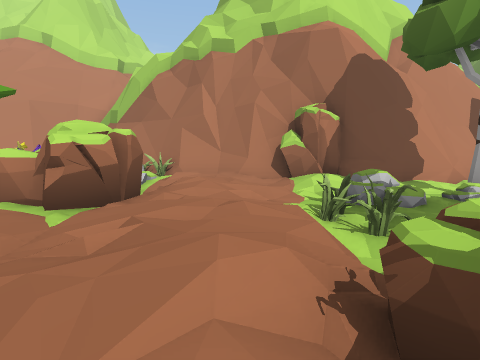
view 1 (above)

24 first-person views from a walk through a 3-D level made in the Unity game engine. The camera is 1.3 m above the floor, tilts 6° down and sees 80° across. The floor is counted in squares, 2.47 m on a side. Each view is taken from the middle of a square. On the plan, view 1 faces up. The plan holds only what a view shows up to about 9 squares ahead; the rest is blank. The place goes on beyond the plan. The player is left out. Some animated figures are left out.

view 2
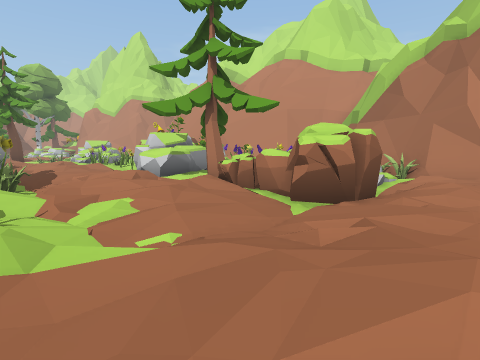

view 3
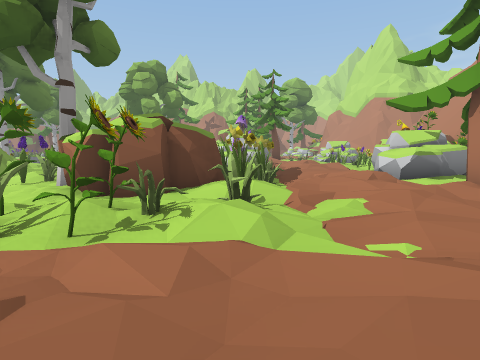

view 4
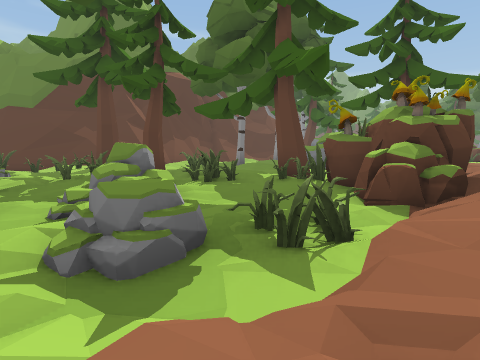

view 5
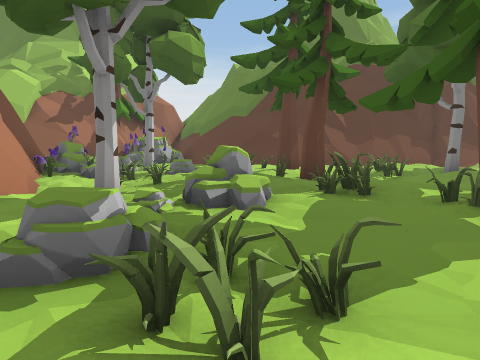

view 6
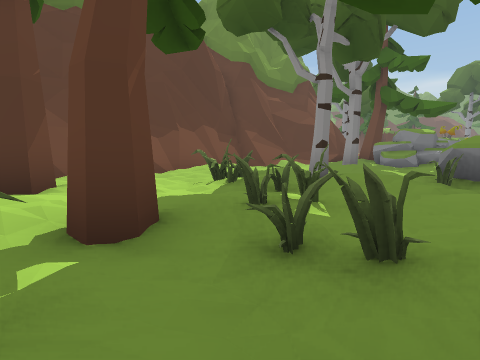

view 7
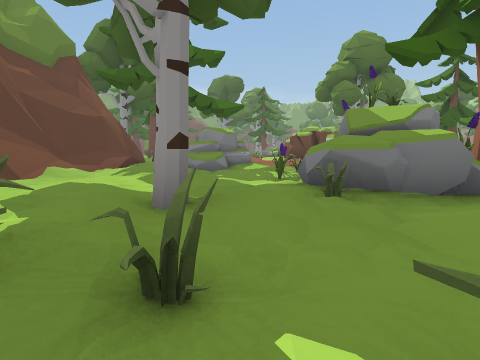

view 8
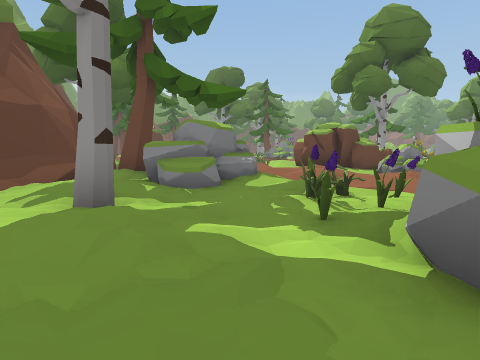

view 9
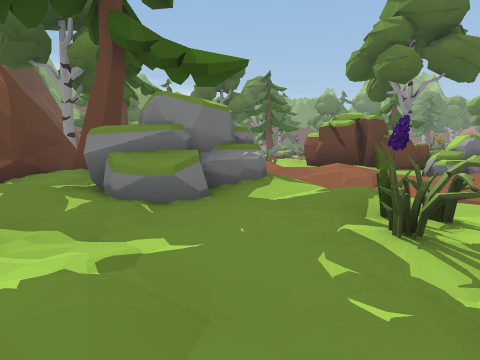

view 10
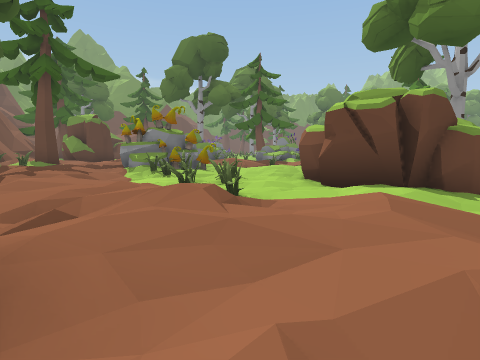

view 11
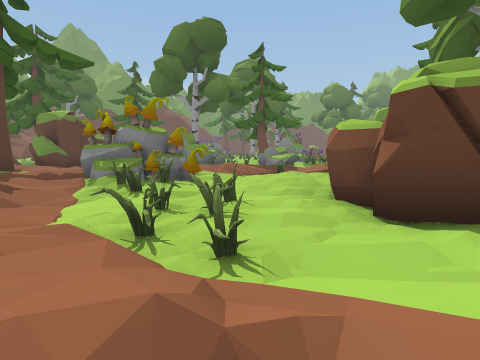

view 12
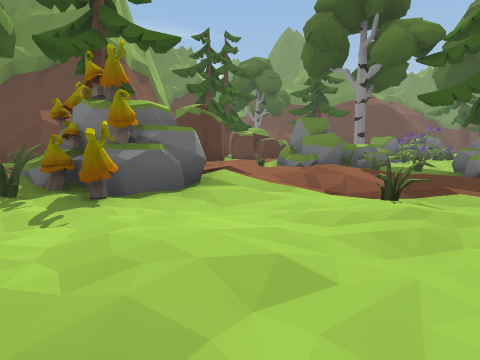

view 13
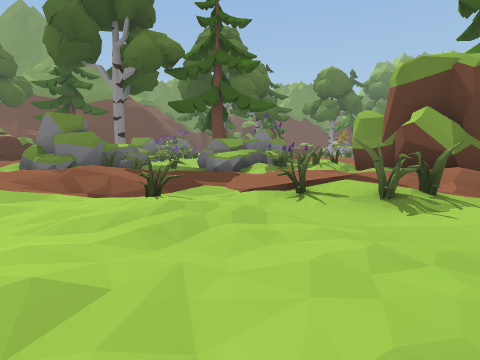

view 14
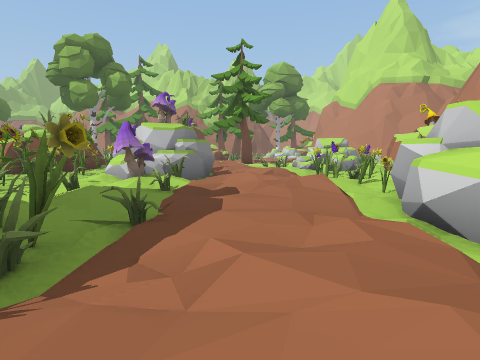

view 15
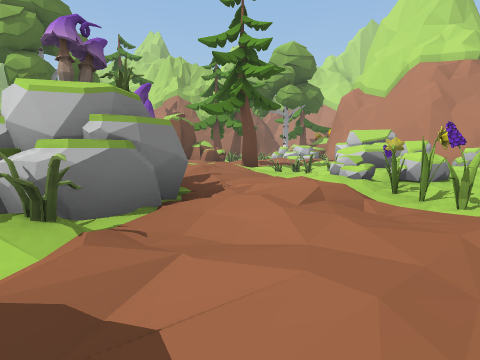

view 16
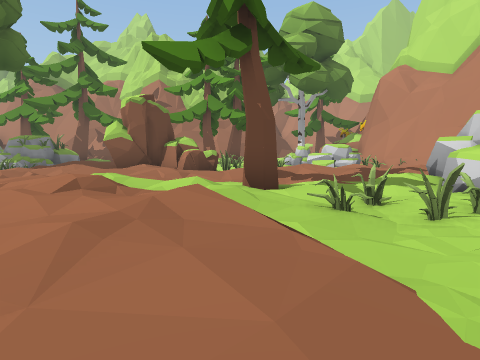

view 17
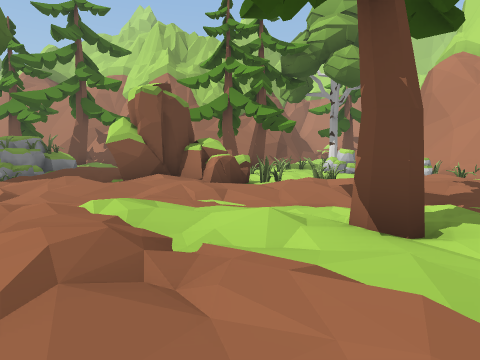

view 18
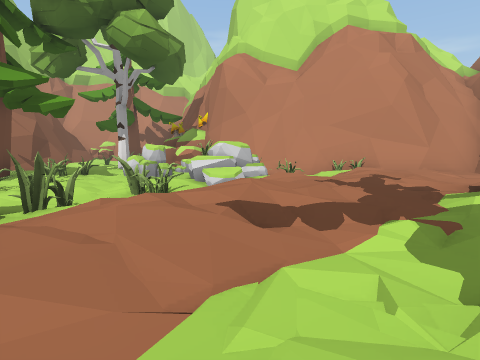

view 19
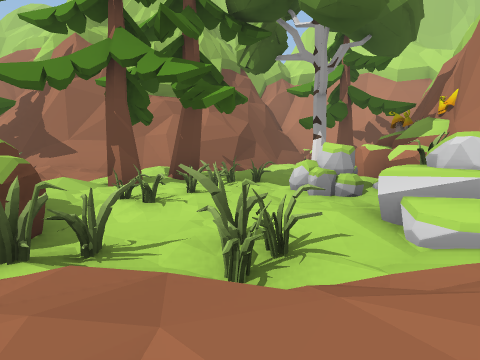

view 20
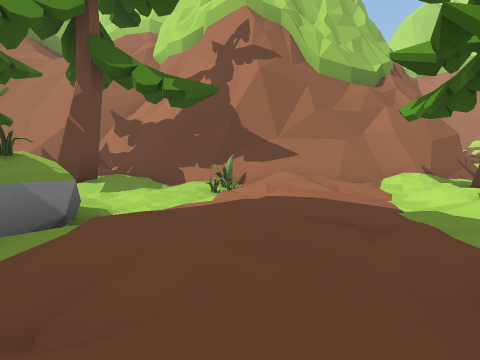

view 21
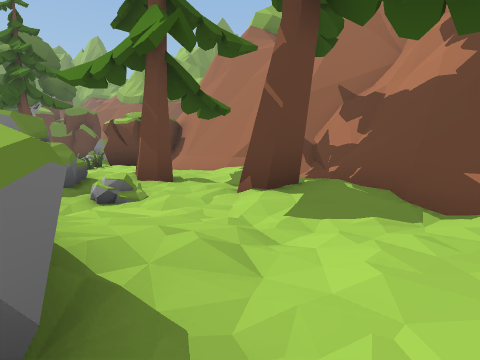

view 22
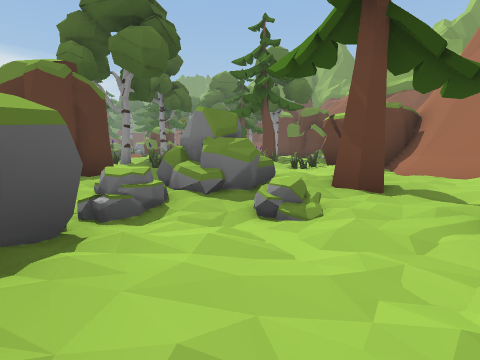

view 23
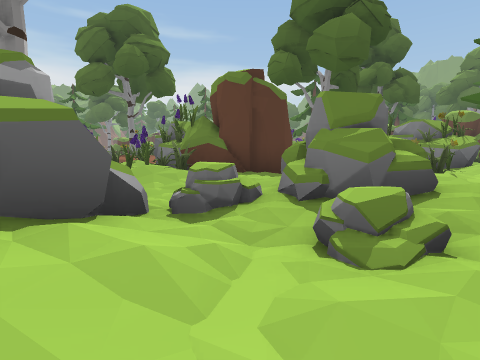

view 24
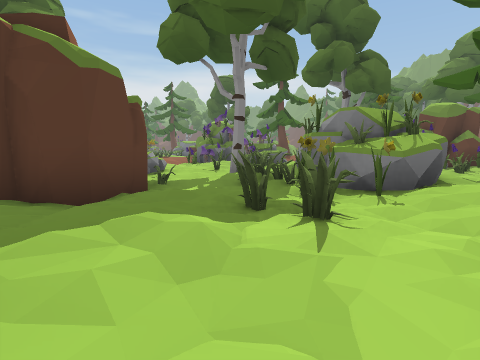

### Floor plan
Key: @ floor where view 1 was taken; # wall or solid block; x gap in a wall; . main floor; : floor 0.25 m higher than the main floor; - floor 0.25 m lower than the main floor; + floor 0.5 m higher than the main floor; _ floor 0.5 m lower than the main floor; / step, stairs or slope; = window, fence, low wall or low ledge; R rock; T tree; M mushroom; O other object.
Columns run from 32 left of view 1 to 11 right of it. Each row starts with its distance up from view 1.
 10           ##/
  9          ##//                           ##
  8        ##-/:.                ####    ##O #
  7     #### ..:. R   ##           /######/RR
  6     ##    .:.RRR  R#     R## RR..-/--_-RROT
  5    T-OR/RR::.+R../R#### RRT   #/.---T--.
  4 #/ ..-RR.-/:..--.R###.#RRR.-###./-R//-..R--
  3 ##/.:.-.-=:/-/..--.:/::..:/.:.-.:---R.:.---
  2  ##-T--.--.:-T.:::./:.:..::::../:_--...-.-.
  1   #/.T---#..-/.:+::##..--#-...-:/#.=..-T.-T
  0   ##--:.##.:.:/+.  ##MM/--##://.@##.....-.
 -1   ##.-.: #::.:::   ##..-.###.##. # -T---.#--
 -2   ##::.....+.     #####-   #-/#  /   .-..-..
 -3   ##/.::::::.     #####   T#-       --.:T..
 -4   #/--.+./..      ##.    #---       RRR.-..
 -5  ##.--RRRR        #      ##          R.-:..-
 -6  #//-.RRR                            R#-.T--
 -7 ##.----R                            -##.-...
 -8  #.--RR_//                          .-..R:./
 -9  #.T:RR-..##                       ::-.RRR-#
-10 ##.....--#RR#                      R.:.  R:#
-11 ##-.-.:-## R                      RR.:::- x#
-12  #.--...-##                        --./::. #
-13  ##...--_-#R                      ##..-..:
-14   # :RR.---                        ##..#-/:
-15      RRR.T.                         #--.-.:.
-16      R  --                          -.-....:
-17      -                             -.:.MMR.:
-18      -                            .--.--R .:
-19     T-                           /..---.R
-20      #                           /::.//.:.
-21      #                          ##.:.:/:./:
-22      #                           #...   /..
-23                                  .:.R-- RR.
-24                                  ./.RR.RRR:
-25                                    RR  RR
-26                                         T

Where each view was taken, in squares from view 1:
view 1: 0 up, 0 right, facing up
view 2: 0 up, 0 right, facing up-left
view 3: 0 up, 0 right, facing left
view 4: 5 up, 0 right, facing down-right
view 5: 3 up, 0 right, facing right
view 6: 2 up, 5 right, facing down-right
view 7: 0 up, 7 right, facing down
view 8: 3 down, 7 right, facing down
view 9: 5 down, 7 right, facing down
view 10: 9 down, 6 right, facing down
view 11: 11 down, 6 right, facing down
view 12: 16 down, 4 right, facing down-right
view 13: 16 down, 4 right, facing down
view 14: 2 up, 5 left, facing left
view 15: 2 up, 9 left, facing left
view 16: 2 up, 14 left, facing left
view 17: 1 up, 16 left, facing left
view 18: 1 up, 19 left, facing up-left
view 19: 3 up, 21 left, facing left
view 20: 3 down, 23 left, facing left
view 21: 4 down, 26 left, facing down-left
view 22: 5 down, 27 left, facing down
view 23: 6 down, 28 left, facing down-right
view 24: 10 down, 28 left, facing down-right
